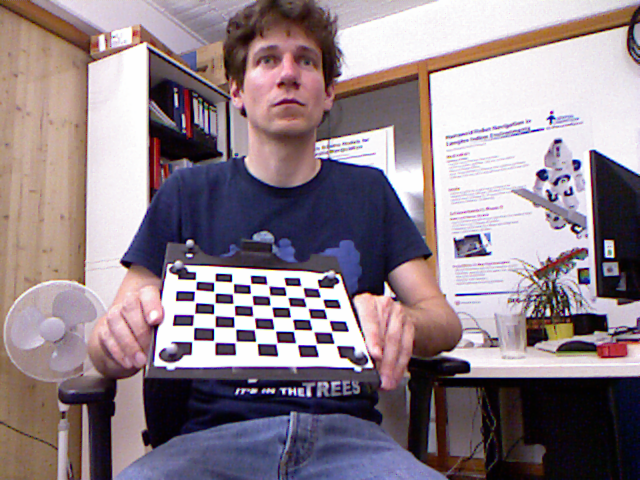
#> input picture left-0000.png, 640 x 480 px
$ python imc.py   (Python 2 division)
#> lines starting #> are read from the running program, lines starting #| are printed output that depends on the picture
import cv2
from matplotlib import pyplot as plt
import numpy as np
from mpl_toolkits.mplot3d import Axes3D


imgd1 = cv2.imread( "left-0000.png" , 0);
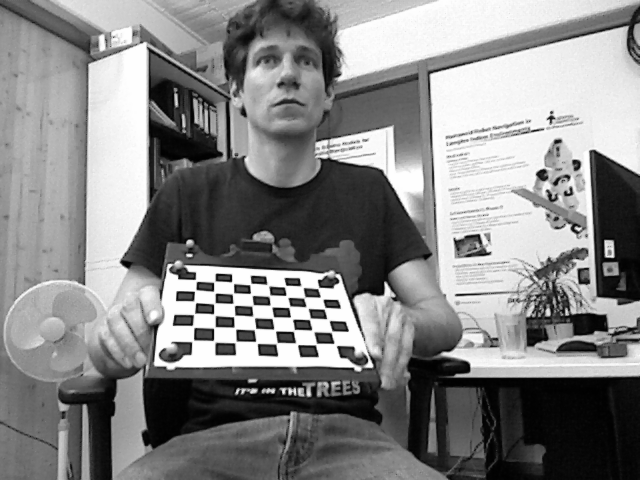
#> imgd1: shape (480, 640); min 1, max 254, mean 134
img2 = cv2.imread( "left-0002.png" , 0);
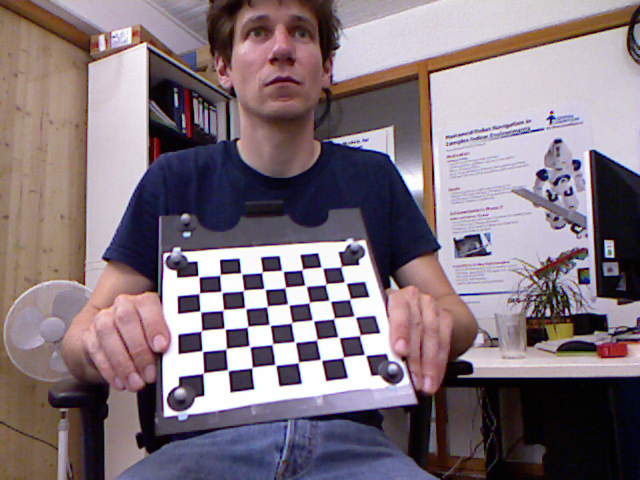
#> input picture left-0002.png, 640 x 480 px
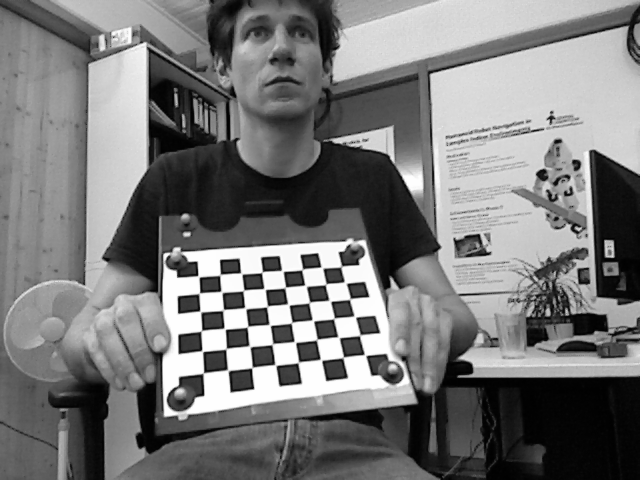
#> img2: shape (480, 640); min 1, max 254, mean 120.9
img3 = cv2.imread( "left-0002.png" , 0)

plt.imshow(imgd1)

K = np.matrix([[546.024414,0.000000,319.711258],
              [0.000000,542.211182,251.374926],
              [0.000000,0.000000,1.000000]])


dc= np.matrix([0.262383,-0.953104,-0.005358,0.002628,1.163314])

h,  w = imgd1.shape[:2]
#> h = 480; w = 640
K2, roi=cv2.getOptimalNewCameraMatrix(K,dc,(w,h),1,(w,h))
#> roi = (7, 5, 626, 471)


img1 = cv2.undistort(imgd1, K, dc, None, K2)
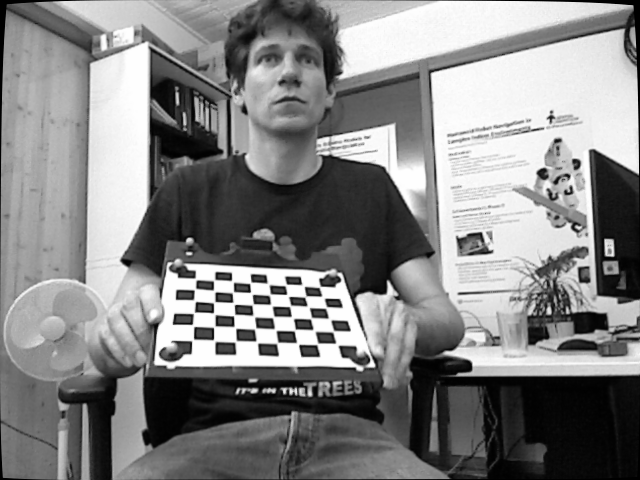
#> img1: shape (480, 640); min 0, max 254, mean 132.6
plt.imshow(img1)


sift = cv2.xfeatures2d.SIFT_create()
kp1,des1 =sift.detectAndCompute(img1,None)
#> kp1 = 2025 keypoints; strongest (x, y, size): (335, 303, 7.7), (372, 364, 4.3), (542, 174, 7.3), (297, 281, 6.3)
kp2,des2 =sift.detectAndCompute(img2,None)
#> kp2 = 1893 keypoints; strongest (x, y, size): (187, 304, 13), (241, 381, 14.7), (335, 370, 14), (311, 261, 10.8)
kp3,des3 =sift.detectAndCompute(img3,None)
#> kp3 has the same summary as kp2


FLANN_INDEX_KDTREE = 0
index_params = dict(algorithm = FLANN_INDEX_KDTREE, trees = 5)
search_params = dict(checks=50)

flann = cv2.FlannBasedMatcher(index_params,search_params)
matches = flann.knnMatch(des1,des2,k=2)
#> matches = 2025 matches


good = []
pts1 = []
pts2 = []

for i,(m,n) in enumerate(matches):
  if m.distance < 0.8*n.distance:
    good.append(m)
    pts2.append(kp2[m.trainIdx].pt)
    pts1.append(kp1[m.queryIdx].pt)
#> after the loop, good = 675 matches; pts1 = 675 pairs, first value 8.93 to 634, second value 9.45 to 477.1; pts2 = 675 pairs, first value 8.85 to 635.8, second value 16.09 to 475.1

pts1 = np.float32(pts1)
pts2 = np.float32(pts2)
F,mask= cv2.findFundamentalMat(pts1,pts2,cv2.FM_RANSAC)
#> F = [[1.38e-06, -0.000894, 0.184], [0.000897, -6.98e-07, -0.293], [-0.186, 0.291, 1]]; mask = 675 values, max 1 at index 0, min 0 at index 4, mean 0.813
#F, mask = cv2.findFundamentalMat(pts1,pts2,cv2.FM_LMEDS)

# We select only inlier points
pts1[1,0]
pts1 = pts1[mask.ravel()==1]
#> pts1 = 549 pairs, first value 8.93 to 634, second value 26.02 to 474.6
pts2 = pts2[mask.ravel()==1]
#> pts2 = 549 pairs, first value 8.85 to 633.9, second value 16.09 to 473.6

#############.............2nd.....................#######################
flann2 = cv2.FlannBasedMatcher(index_params,search_params)
matches2 = flann2.knnMatch(des2,des3,k=2)
#> matches2 = 1893 matches


good2 = []
pts12 = []
pts22 = []

for i,(m,n) in enumerate(matches2):
  if m.distance < 0.8*n.distance:
    good2.append(m)
    pts22.append(kp3[m.trainIdx].pt)
    pts12.append(kp2[m.queryIdx].pt)
#> after the loop, good2 = 1893 matches; pts12 = 1893 pairs, first value 4.63 to 637.1, second value 3.97 to 476.5; pts22 has the same summary as pts12

pts12 = np.float32(pts12)
pts22 = np.float32(pts22)
#> (the run stopped early here; a loop or call above may not have finished)
